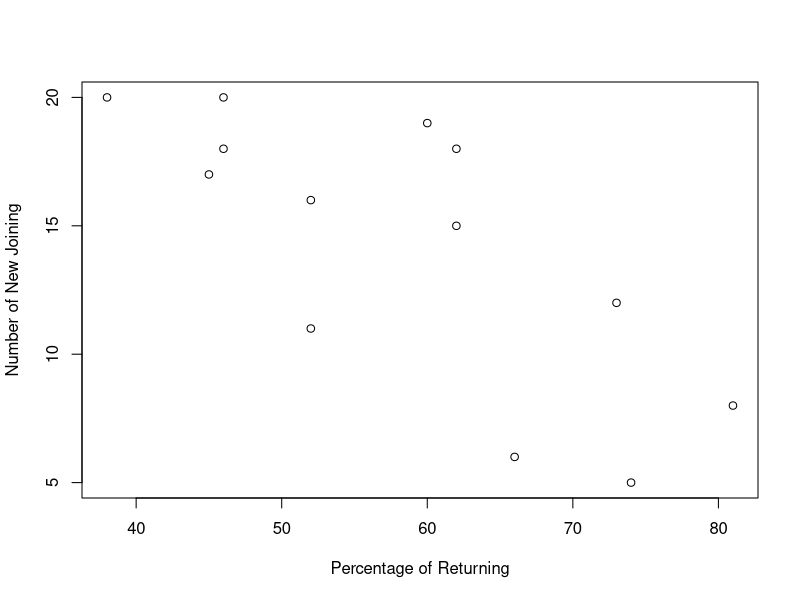
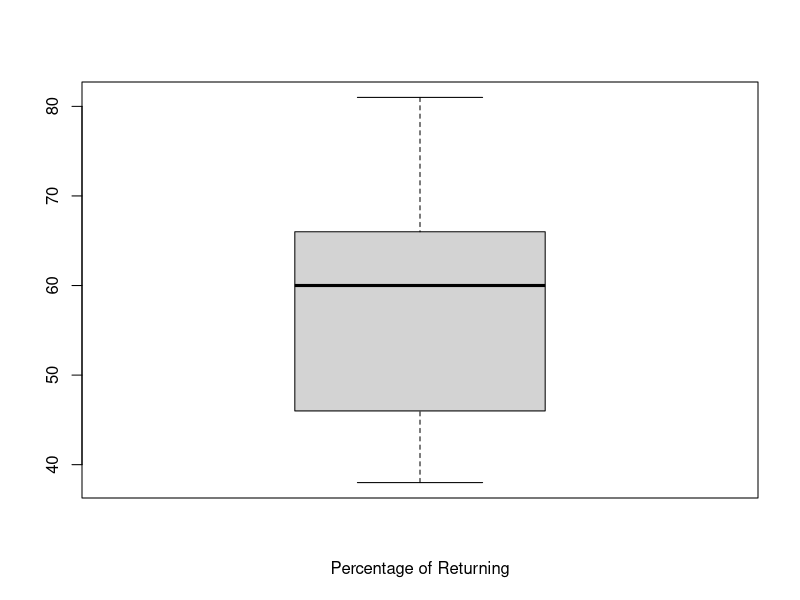
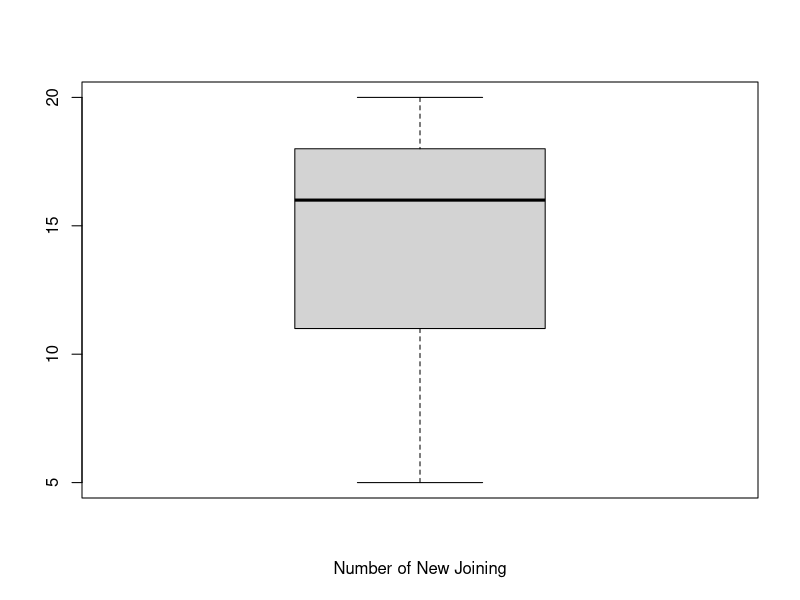
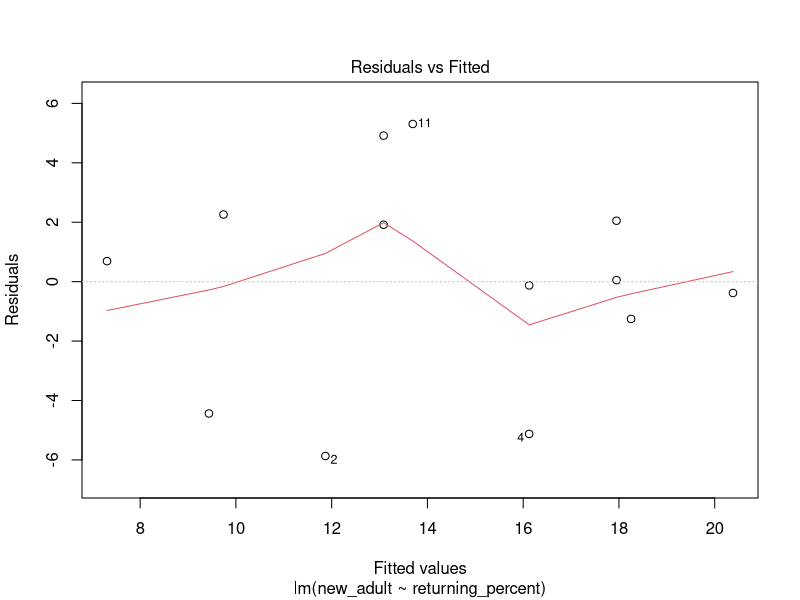
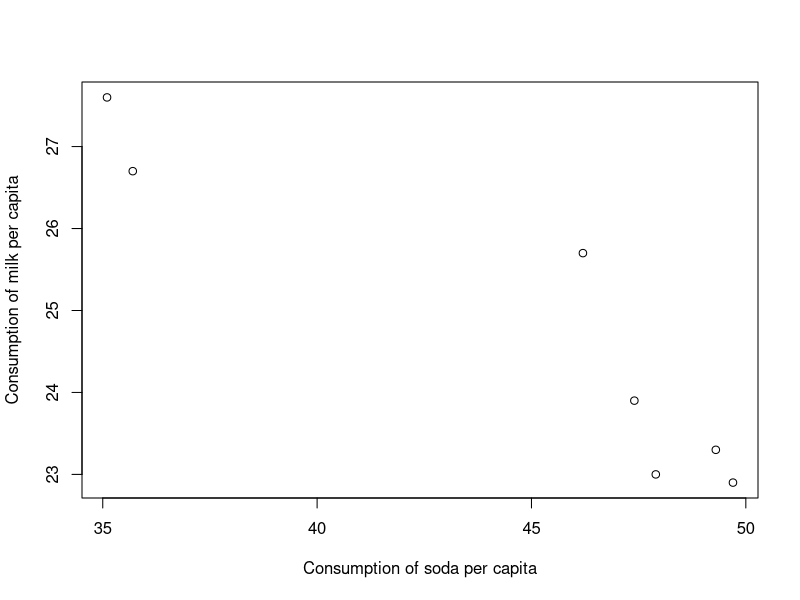
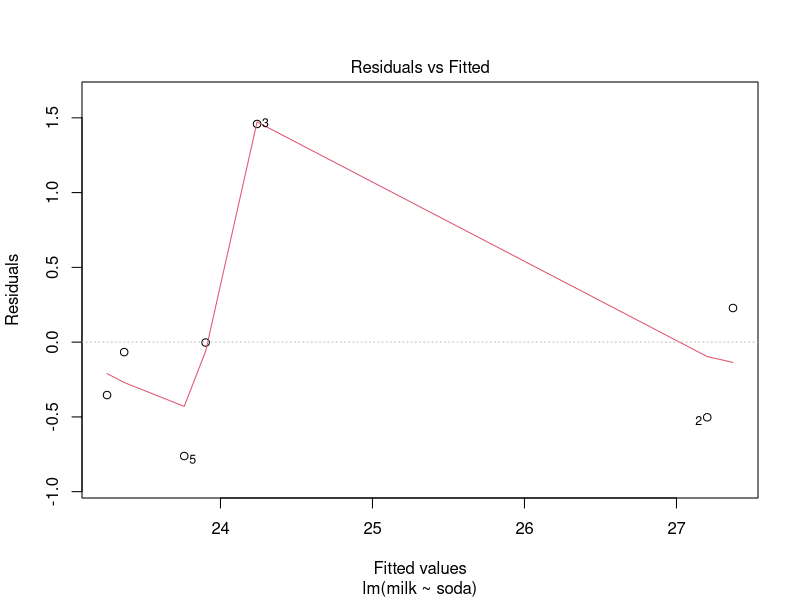
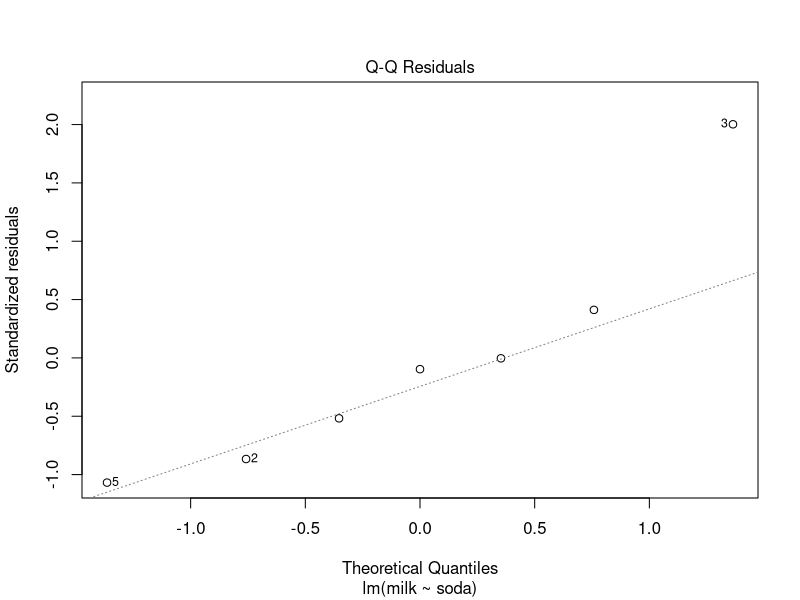

Write the R code that produced these figures, in order.
## ---- chunk 1
returning_percent <- c(74, 66, 81, 52, 73, 62, 52, 45, 62, 46, 60, 46, 38)
new_adult <- c(5, 6, 8, 11, 12, 15, 16, 17, 18, 18, 19, 20, 20)
plot(returning_percent, new_adult, xlab="Percentage of Returning", ylab="Number of New Joining")
## ---- chunk 2
boxplot(returning_percent, xlab="Percentage of Returning")
boxplot(new_adult, xlab="Number of New Joining")
## ---- chunk 3
mean(returning_percent)
mean(new_adult)
sd(returning_percent)**2
sd(new_adult)**2
## ---- chunk 4
sum = 0.0
for (i in 1:length(returning_percent)){
  count <- ((returning_percent[i]-mean(returning_percent)) * (new_adult[i] - mean(new_adult)))
  sum <- sum + count
}
r <- sum / ((sd(returning_percent)*sqrt(length(returning_percent)-1)) * (sd(new_adult)*sqrt(length(new_adult)-1)))
r
## ---- chunk 5
cor(returning_percent, new_adult, method="pearson")
cor(returning_percent, new_adult, method="kendall")
cor(returning_percent, new_adult, method="spearman")
## ---- chunk 6
xy <- data.frame(returning_percent, new_adult)
model <- lm(new_adult ~ returning_percent, data=xy)
model
## ---- chunk 7
sigma(model)
## ---- chunk 8
summary(model)
## ---- chunk 9
r**2
## ---- chunk 10
residuals(model)
plot(model, which=1)
## ---- chunk 11
soda <- c(35.1, 35.7, 46.2, 47.4, 47.9, 49.7, 49.3)
milk <- c(27.6, 26.7, 25.7, 23.9, 23.0, 22.9, 23.3)
plot(soda, milk, xlab="Consumption of soda per capita", ylab="Consumption of milk per capita")
## ---- chunk 12
cor(soda, milk, method="pearson")
cor(soda, milk, method="kendall")
cor(soda, milk, method="spearman")
## ---- chunk 13
xy <- data.frame(soda, milk)
model <- lm(milk ~ soda, data=xy)
model
## ---- chunk 14
plot(model, which=1)
plot(model, which=2)
